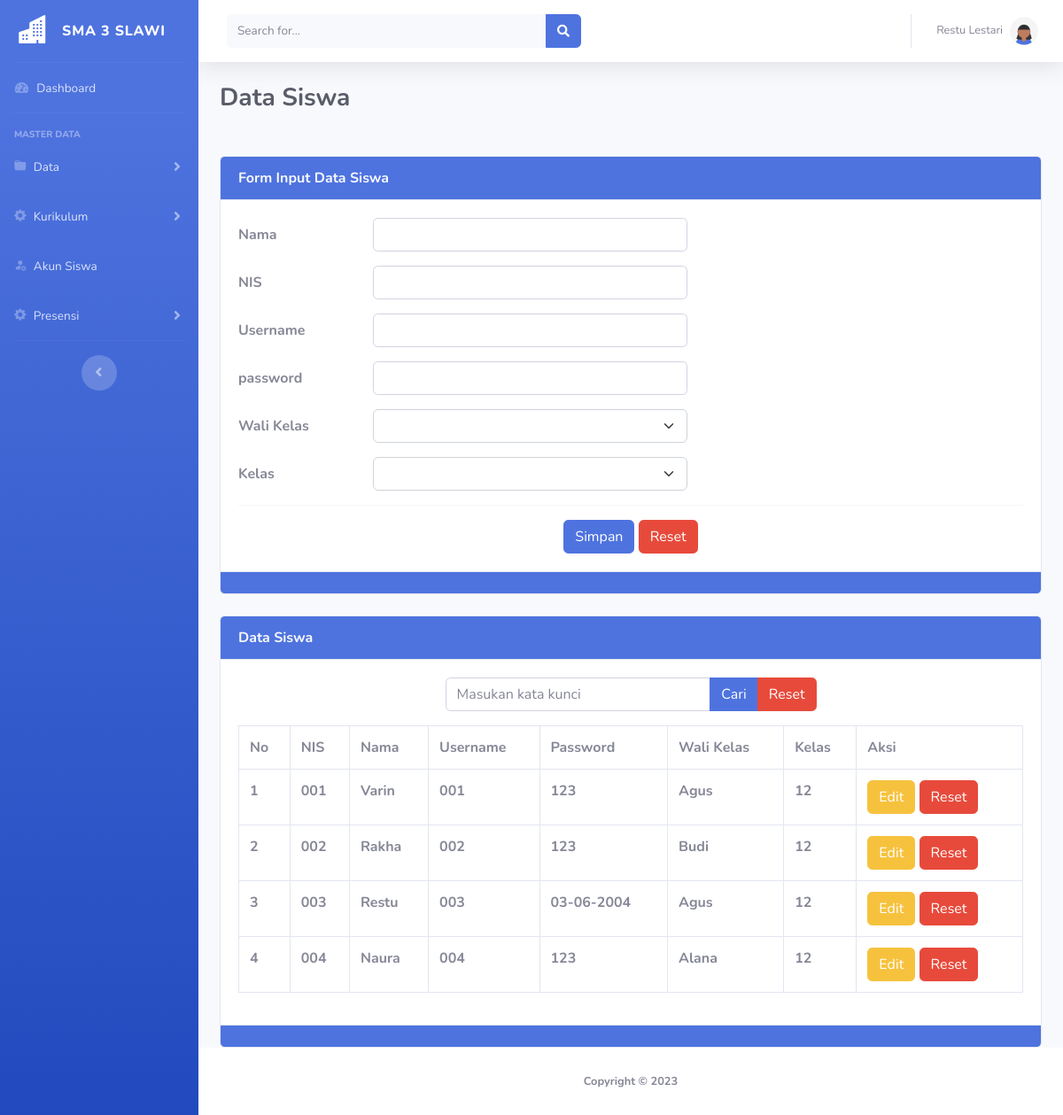
The app's page /admin/manage-siswa.php (signed in) with its own data.
### tables this page shows
CREATE TABLE `tblsiswa` (
  `id` int(11) NOT NULL,
  `nama` text NOT NULL,
  `nis` varchar(11) NOT NULL,
  `username` varchar(11) NOT NULL,
  `password` varchar(10) NOT NULL,
  `walikelas` varchar(128) NOT NULL,
  `kelas` varchar(128) NOT NULL
);

### admin/manage-siswa.php (the view, shortened to what this page needs)
<?php
include_once "../koneksi.php";
$vnama = "";
$vnis = "";
$vusername = "";
$vpassword = "";
$vwali = "";
$vkelas = "";
?>
<!DOCTYPE html>
<html lang="en">
<head>
    <link href="../assets/vendor/fontawesome-free/css/all.min.css" rel="stylesheet" type="text/css">
    <link rel="stylesheet" href="https://maxcdn.bootstrapcdn.com/bootstrap/4.0.0/css/bootstrap.min.css"
>
    <link href="https://cdn.jsdelivr.net/npm/bootstrap@5.2.3/dist/css/bootstrap.min.css" rel="stylesheet"
>
    <link rel="stylesheet" href="https://cdn.jsdelivr.net/npm/bootstrap-icons@1.10.5/font/bootstrap-icons.css">
    <link href="../assets/css/sb-admin-2.min.css" rel="stylesheet">
</head>
<body id="page-top">
    <div id="wrapper">
        <ul class="navbar-nav bg-gradient-primary sidebar sidebar-dark accordion" id="accordionSidebar">
            <a class="sidebar-brand d-flex align-items-center justify-content-center" href="index.php">
                <div class="sidebar-brand-icon">
                    <i class="bi bi-buildings-fill"></i>
                </div>
                <div class="sidebar-brand-text mx-3">SMA 3 SLAWI</div>
            </a>
            <hr class="sidebar-divider my-0">
            <li class="nav-item">
                <a class="nav-link" href="index.php">
                    <i class="fas fa-fw fa-tachometer-alt"></i>
                    <span>Dashboard</span></a>
            </li>
            <hr class="sidebar-divider">
            <div class="sidebar-heading">
                Master Data
            </div>
            <li class="nav-item">
                <a class="nav-link collapsed" href="#" data-toggle="collapse" data-target="#collapseTwo"
                    aria-expanded="true" aria-controls="collapseTwo">
                    <i class="bi bi-folder-fill"></i>
                    <span>Data</span>
                </a>
            </li>
            <li class="nav-item">
                <a class="nav-link collapsed" href="#" data-toggle="collapse" data-target="#collapseUtilities"
                    aria-expanded="true" aria-controls="collapseUtilities">
                    <i class="bi bi-gear-fill"></i>
                    <span>Kurikulum</span>
                </a>
            </li>
            <li class="nav-item">
                <a class="nav-link" href="akun.php">
                    <i class="bi bi-person-fill-gear"></i>
                    <span>Akun Siswa</span></a>
            </li>
            <li class="nav-item">
                <a class="nav-link collapsed" href="#" data-toggle="collapse" data-target="#collapse3"
                    aria-expanded="true" aria-controls="collapse3">
                    <i class="bi bi-gear-fill"></i>
                    <span>Presensi</span>
                </a>
            </li>
            <hr class="sidebar-divider d-none d-md-block">
            <div class="text-center d-none d-md-inline">
                <button class="rounded-circle border-0" id="sidebarToggle"></button>
            </div>
        </ul>
        <div id="content-wrapper" class="d-flex flex-column">
            <div id="content">
                <nav class="navbar navbar-expand navbar-light bg-white topbar mb-4 static-top shadow">
                    <form
                        class="d-none d-sm-inline-block form-inline mr-auto ml-md-3 my-2 my-md-0 mw-100 navbar-search">
                        <div class="input-group">
                            <input type="text" class="form-control bg-light border-0 small" placeholder="Search for..."
                                aria-label="Search" aria-describedby="basic-addon2">
                            <div class="input-group-append">
                                <button class="btn btn-primary" type="button">
                                    <i class="fas fa-search fa-sm"></i>
                                </button>
                            </div>
                        </div>
                    </form>
                    <ul class="navbar-nav ml-auto">
                        <li class="nav-item dropdown no-arrow">
                            <a class="nav-link dropdown-toggle" href="#" id="userDropdown" role="button"
                                data-toggle="dropdown" aria-haspopup="true" aria-expanded="false">
                                <span class="mr-2 d-none d-lg-inline text-gray-600 small">
                                    <?= $_SESSION['nama']; ?>
                                </span> <img class="img-profile rounded-circle"
                                    src="../assets/img/undraw_profile_1.svg">
                            </a>
                        </li>
                    </ul>
                </nav>
                <div class="container-fluid">
                    <h1 class="h3 mb-4 text-gray-800"><b>Data Siswa</h1>
                    <br>
                    <div class="card">
                        <div class="card-header bg-primary text-light">
                            Form Input Data Siswa
                        </div>
                        <div class="card-body">
                            <form method="POST">
                                <div class="mb-3 row">
                                    <label for="inputnama" class="col-sm-2 col-form-label">Nama</label>
                                    <div class="col-sm-5">
                                        <input type="text" class="form-control" name="tnama" id="tnama"
                                            value="<?= $vnama ?>">
                                    </div>
                                </div>
                                <div class="mb-3 row">
                                    <label for="inputnama" class="col-sm-2 col-form-label">NIS</label>
                                    <div class="col-sm-5">
                                        <input type="text" class="form-control" name="tnis" id="tnis"
                                            value="<?= $vnis ?>">
                                    </div>
                                </div>
                                <div class="mb-3 row">
                                    <label for="inputnama" class="col-sm-2 col-form-label">Username</label>
                                    <div class="col-sm-5">
                                        <input type="text" class="form-control" name="tusername" id="tusername"
                                            value="<?= $vusername ?>">
                                    </div>
                                </div>
                                <div class="mb-3 row">
                                    <label for="inputnama" class="col-sm-2 col-form-label">password</label>
                                    <div class="col-sm-5">
                                        <input type="text" class="form-control" name="tpassword" id="tpassword"
                                            value="<?= $vpassword ?>">
                                    </div>
                                </div>
                                <div class="mb-3 row">
                                    <label for="inputnama" class="col-sm-2 col-form-label">Wali Kelas</label>
                                    <div class="col-sm-5">
                                        <select name="twali" id="twali" class="form-select" required>
                                            <option value="<?= $vwali ?>"><?= $vwali ?></option>
                                            <?php
                                            $qry = $koneksi->query("SELECT * FROM tblguru");
                                            while ($data = $qry->fetch_assoc()) { ?>
                                                <option value="<?= $data['nama']; ?>"><?= $data['nama']; ?></option>
                                            <?php } ?>
                                        </select>
                                    </div>
                                </div>
                                <div class="mb-3 row">
                                    <label for="inputnama" class="col-sm-2 col-form-label">Kelas</label>
                                    <div class="col-sm-5">
                                        <select name="tkelas" id="tkelas" class="form-select" required>
                                            <option value="<?= $vkelas ?>"><?= $vkelas ?></option>
                                            <?php
                                            $qry = $koneksi->query("SELECT * FROM tblkelas");
                                            while ($data = $qry->fetch_assoc()) { ?>
                                                <option value="<?= $data['kelas']; ?>"><?= $data['kelas']; ?></option>
                                            <?php } ?>
                                        </select>
                                    </div>
                                </div>
                                <div class="text-center">
                                    <hr>
                                    <button type="submit" class="btn btn-primary" name="bsimpan">Simpan</button>
                                    <button class="btn btn-danger" name="breset" type="submit">Reset</button>
                                </div>
                            </form>
                        </div>
                        <div class="card-footer bg-primary">
                        </div>
                    </div>
                    <div class="card mt-4">
                        <div class="card-header bg-primary text-light">
                            Data Siswa
                        </div>
                        <div class="card-body">
                            <div class="col-md-6 mx-auto">
                                <form method="POST">
                                    <div class="input-group mb-3">
                                        <input type="text" name="tcari" class="form-control"
                                            placeholder="Masukan kata kunci">
                                        <button class="btn btn-primary" name="bcari" type="sumbit">Cari</button>
                                        <button class="btn btn-danger" name="breset" type="submit">Reset</button>
                                    </div>
                                </form>
                            </div>
                            <table class="table table-stripped table-hover table-bordered">
                                <tr>
                                    <th>No</th>
                                    <th>NIS</th>
                                    <th>Nama</th>
                                    <th>Username</th>
                                    <th>Password</th>
                                    <th>Wali Kelas</th>
                                    <th>Kelas</th>
                                    <th>Aksi</th>
                                </tr>
                                <?php
                                $no = 1;
                                if (isset($_POST['bcari'])) {
                                    $keyword = $_POST['tcari'];
                                    $q = "SELECT * FROM tblsiswa WHERE nama like '%$keyword%' or nis like '%$keyword%' or username like '%$keyword%' or password like '%$keyword%' order by id desc";
                                } else {
                                    $q = "SELECT * FROM tblsiswa order by id desc";
                                }
                                $tampil = mysqli_query($koneksi, $q);
                                while ($data = mysqli_fetch_array($tampil)):
                                    ?>
                                    <tr>
                                        <td>
                                            <?= $no++ ?>
                                        </td>
                                        <td>
                                            <?= $data['nis'] ?>
                                        </td>
                                        <td>
                                            <?= $data['nama'] ?>
                                        </td>
                                        <td>
                                            <?= $data['username'] ?>
                                        </td>
                                        <td>
                                            <?= $data['password'] ?>
                                        </td>
                                        <td>
                                            <?= $data['walikelas'] ?>
                                        </td>
                                        <td>
                                            <?= $data['kelas'] ?>
                                        </td>
                                        <td>
                                            <a href="manage-siswa.php?hal=edit&id=<?= $data['id'] ?>"
                                                class="btn btn-warning">Edit</a>
                                            <a href="manage-siswa.php?hal=hapus&id=<?= $data['id'] ?>"
                                                class="btn btn-danger"
                                                onclick="return confirm('Apakah anda yakin akan menghapus data ini?')">Reset</a>
                                        </td>
                                    </tr>
                                <?php endwhile; ?>
                            </table>
                        </div>
                        <div class="card-footer bg-primary">
                        </div>
                    </div>
                </div>
            </div>
            <footer class="sticky-footer bg-white">
                <div class="container my-auto">
                    <div class="copyright text-center my-auto">
                        <span>Copyright &copy; 2023</span>
                    </div>
                </div>
            </footer>
        </div>
    </div>
</body>
</html>

### records on screen
tblsiswa: nis "001", nama "Varin", username "001", password "123", walikelas "Agus", kelas "12"
tblsiswa: nis "002", nama "Rakha", username "002", password "123", walikelas "Budi", kelas "12"
tblsiswa: nis "003", nama "Restu", username "003", password "03-06-2004", walikelas "Agus", kelas "12"
tblsiswa: nis "004", nama "Naura", username "004", password "123", walikelas "Alana", kelas "12"

### other values on screen
$_SESSION['nama'] "Restu Lestari"
